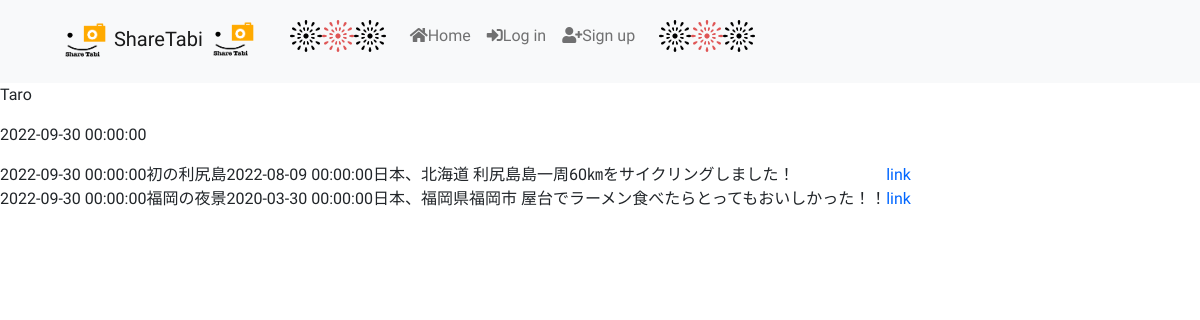
The app's page /users/5 with its own data.
### app.py (models this page shows)
class User(UserMixin, db.Model):
    id = db.Column(db.Integer, primary_key=True)
    name = db.Column(db.String(15), nullable=False, unique=True)
    password = db.Column(db.String(100), nullable=False)
    email = db.Column(db.String(25), nullable=False, unique=True)
    icon = db.Column(db.Integer, nullable=False)
    created_at = db.Column(db.DateTime, nullable=False, default=datetime.date.today())
    travels = db.relationship('Travel', backref='user', lazy=True)
    comments = db.relationship('Comment', backref='user', lazy=True)
    favorites = db.relationship('Favorite', backref='user', lazy=True)

class Travel(db.Model):
    id = db.Column(db.Integer, primary_key=True)
    title = db.Column(db.String(50), nullable=False)
    date = db.Column(db.DateTime, nullable=False, default=datetime.date.today())
    location = db.Column(db.String(50), nullable=True)
    report = db.Column(db.String(500), nullable=False)
    created_at = db.Column(db.DateTime, nullable=False, default=datetime.date.today())
    user_id = db.Column(db.Integer, db.ForeignKey('user.id'), nullable=False)
    comments = db.relationship('Comment', backref='travel', lazy=True)
    favorites = db.relationship('Favorite', backref='travel', lazy=True)

### app.py (the view)
@login_required
@app.route("/users/<int:user_id>", methods=["GET"])
def user_show(user_id):
    user = User.query.get(user_id)
    travels = Travel.query.filter(Travel.user_id == user.id)
    return render_template("show_user.html", user=user, travels=travels)

### templates/show_user.html (shortened to what this page needs)
{% extends "layout.html" %}
{% block main %}
    <p>{{ user.name }}</p>
    <p>{{ user.created_at}}</p>
    <table>
        <tbody>
            {% for travel in travels %}
            <tr>
                <td>{{ travel.created_at}}</td>
                <td>{{ travel.title }}</td>
                <td>{{ travel.date }}</td>
                <td>{{ travel.location }}</td>
                <td>{{ travel.report }}</td>
                <td><a href="/travels/{{ travel.id }}">link</a></td>
            </tr>
            {% endfor %}
        </tbody>
    </table>
{% endblock %}

### static/stylesheet/standard.css (style rules this page uses)
* { padding: 0; margin: 0; box-sizing: border-box; }
table { border-collapse:collapse;border-spacing:0; }
body { font-family: 'Caveat', cursive, 'M PLUS 1', sans-serif; font-weight: 300; -webkit-text-size-adjust:100%; overflow-x: hidden; }
a { color: #0066ff; text-decoration: none; }

### records on screen
User: name "Taro", created_at "2022-09-30 00:00:00"
Travel: created_at "2022-09-30 00:00:00", title "初の利尻島", date "2022-08-09 00:00:00", location "日本、北海道 利尻島", report "島一周60㎞をサイクリングしました！"
Travel: created_at "2022-09-30 00:00:00", title "福岡の夜景", date "2020-03-30 00:00:00", location "日本、福岡県福岡市", report "屋台でラーメン食べたらとってもおいしかった！！"
